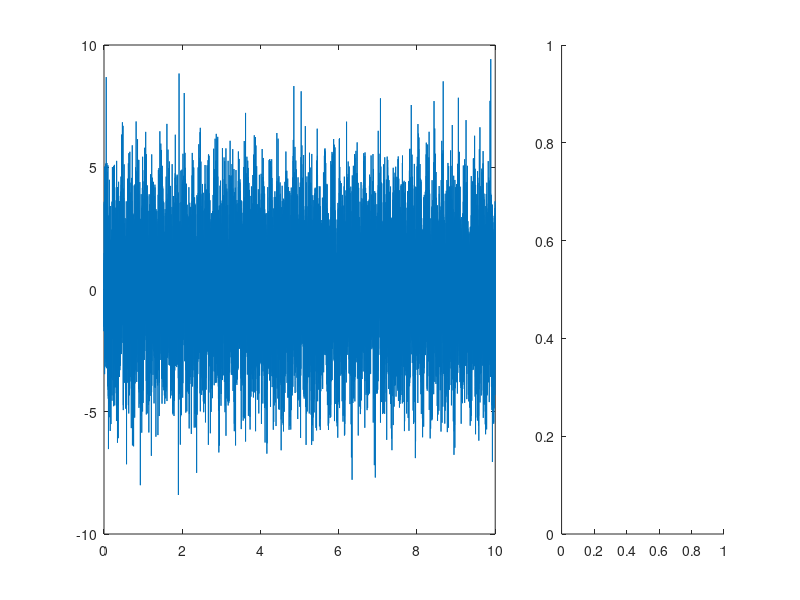

Write the MATLAB code that produced this figure. (Note: this script raises an error after producing the figure.)
addpath("../bandpass_signal")

%% make test signal
srate = 2000;
T = 10;             % Duration of the signal (seconds)
t = 0:1/srate:T;    % Time vector

f_low  = 5;
f_high = 60;

y_low  = sin(2 * pi * f_low * t); 
y_high = sin(2 * pi * f_high* t);

mamp = 2; % modulated amplitude

y = (0.2 * (sin(2*pi*t*f_low) + 1) + mamp*0.1) .* sin(2*pi*t*f_high) + sin(2*pi*t*f_low);
y = y + 2*randn(1, length(y));

figure("units", "normalized", "position", [0.1, 0.2, 0.8, 0.4]);
subplot(1,3,[1,2])
plot(t, y);

subplot(1,3,3)
[yf, f] = get_fft(y, srate);
plot(f, yf)
xlim([0, 100])

%% compute modulation index
% select target frequency
target_phs_freq = 2:1:20;
target_amp_freq = 40:5:200;

% compute the target frequency range in each point
phs_freq_range = get_freq_range(target_phs_freq);
amp_freq_range = get_freq_range(target_amp_freq);

% % compute phase and envelope
% phs = eegfilt_multi_bands(y, srate, phs_freq_range);
% phs = angle(hilbert(phs'));
% amp = eegfilt_multi_bands(y, srate, amp_freq_range); 
% amp = abs(hilbert(amp'));
% 
% % estimate modulation index
% [mi, amp_distrib] = compute_mi(phs, amp, 21);

[mi, amp_distrib] = compute_mi_from_signal(y, srate, phs_freq_range, amp_freq_range);

%%
figure;
% imagesc(imresize(mi, 5), 'XData', target_phs_freq, 'YData', target_amp_freq)
imagesc(mi, 'XData', target_phs_freq, 'YData', target_amp_freq)
axis xy
% contourf(target_phs_freq, target_amp_freq, mi, 50, 'edgecolor', 'none');
c = colorbar;
c.Label.String = "Modulation Index";
colormap jet
xlabel("f_{phase} (Hz)", "fontsize", 14)
ylabel("f_{amp} (Hz)", "fontsize", 14);

%%


